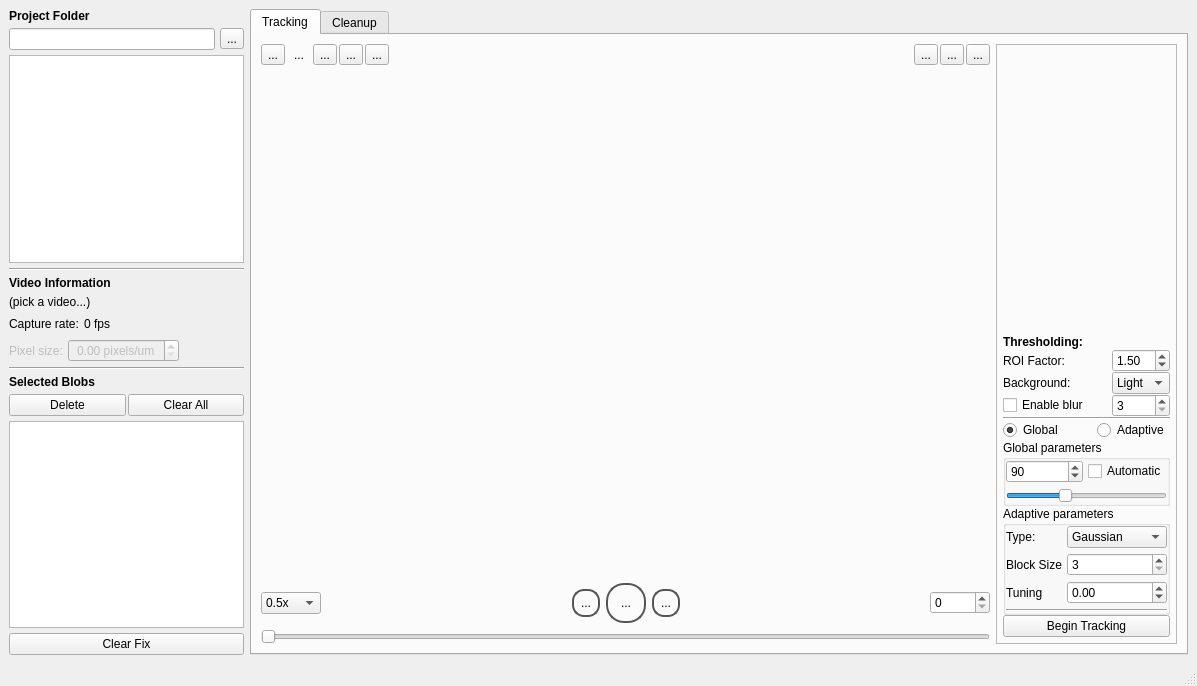
<?xml version="1.0" encoding="UTF-8"?>
<ui version="4.0">
 <class>MainWindow</class>
 <widget class="QMainWindow" name="MainWindow">
  <property name="geometry">
   <rect>
    <x>0</x>
    <y>0</y>
    <width>1197</width>
    <height>686</height>
   </rect>
  </property>
  <property name="windowTitle">
   <string>MainWindow</string>
  </property>
  <widget class="QWidget" name="centralwidget">
   <layout class="QHBoxLayout" name="horizontalLayout_4" stretch="1,4">
    <property name="sizeConstraint">
     <enum>QLayout::SizeConstraint::SetNoConstraint</enum>
    </property>
    <item>
     <layout class="QVBoxLayout" name="leftLayout" stretch="0,0,3,0,0,0,0,0,0,0,0,3,0">
      <property name="spacing">
       <number>5</number>
      </property>
      <item>
       <widget class="QLabel" name="label_11">
        <property name="font">
         <font>
          <bold>true</bold>
         </font>
        </property>
        <property name="text">
         <string>Project Folder</string>
        </property>
       </widget>
      </item>
      <item>
       <layout class="QHBoxLayout" name="dirSelectLayout">
        <item>
         <widget class="QLineEdit" name="dirSelected"/>
        </item>
        <item>
         <widget class="QToolButton" name="selectDirButton">
          <property name="text">
           <string>...</string>
          </property>
         </widget>
        </item>
       </layout>
      </item>
      <item>
       <widget class="VideoFileTreeView" name="videoTreeView">
        <attribute name="headerDefaultSectionSize">
         <number>50</number>
        </attribute>
       </widget>
      </item>
      <item>
       <widget class="Line" name="line_3">
        <property name="orientation">
         <enum>Qt::Orientation::Horizontal</enum>
        </property>
       </widget>
      </item>
      <item>
       <widget class="QLabel" name="label_6">
        <property name="font">
         <font>
          <bold>true</bold>
         </font>
        </property>
        <property name="text">
         <string>Video Information</string>
        </property>
       </widget>
      </item>
      <item>
       <widget class="QLabel" name="videoNameLabel">
        <property name="sizePolicy">
         <sizepolicy hsizetype="MinimumExpanding" vsizetype="Preferred">
          <horstretch>0</horstretch>
          <verstretch>0</verstretch>
         </sizepolicy>
        </property>
        <property name="text">
         <string>(pick a video...)</string>
        </property>
       </widget>
      </item>
      <item>
       <layout class="QHBoxLayout" name="horizontalLayout_8">
        <property name="bottomMargin">
         <number>0</number>
        </property>
        <item>
         <widget class="QLabel" name="label_7">
          <property name="font">
           <font>
            <bold>false</bold>
           </font>
          </property>
          <property name="text">
           <string>Capture rate:</string>
          </property>
         </widget>
        </item>
        <item>
         <widget class="QLabel" name="fpsLabel">
          <property name="sizePolicy">
           <sizepolicy hsizetype="Preferred" vsizetype="Preferred">
            <horstretch>0</horstretch>
            <verstretch>0</verstretch>
           </sizepolicy>
          </property>
          <property name="font">
           <font>
            <italic>false</italic>
            <bold>false</bold>
            <underline>false</underline>
           </font>
          </property>
          <property name="text">
           <string>0 fps</string>
          </property>
          <property name="alignment">
           <set>Qt::AlignmentFlag::AlignCenter</set>
          </property>
         </widget>
        </item>
        <item>
         <spacer name="horizontalSpacer_4">
          <property name="orientation">
           <enum>Qt::Orientation::Horizontal</enum>
          </property>
          <property name="sizeHint" stdset="0">
           <size>
            <width>40</width>
            <height>20</height>
           </size>
          </property>
         </spacer>
        </item>
       </layout>
      </item>
      <item>
       <layout class="QHBoxLayout" name="horizontalLayout_9">
        <property name="bottomMargin">
         <number>0</number>
        </property>
        <item>
         <widget class="QLabel" name="label_8">
          <property name="enabled">
           <bool>false</bool>
          </property>
          <property name="sizePolicy">
           <sizepolicy hsizetype="Preferred" vsizetype="Preferred">
            <horstretch>0</horstretch>
            <verstretch>0</verstretch>
           </sizepolicy>
          </property>
          <property name="minimumSize">
           <size>
            <width>0</width>
            <height>0</height>
           </size>
          </property>
          <property name="text">
           <string>Pixel size:</string>
          </property>
         </widget>
        </item>
        <item>
         <widget class="QDoubleSpinBox" name="pixelSizeSpinBoxD">
          <property name="enabled">
           <bool>false</bool>
          </property>
          <property name="sizePolicy">
           <sizepolicy hsizetype="Minimum" vsizetype="Fixed">
            <horstretch>0</horstretch>
            <verstretch>0</verstretch>
           </sizepolicy>
          </property>
          <property name="minimumSize">
           <size>
            <width>25</width>
            <height>0</height>
           </size>
          </property>
          <property name="alignment">
           <set>Qt::AlignmentFlag::AlignCenter</set>
          </property>
          <property name="suffix">
           <string> pixels/um</string>
          </property>
         </widget>
        </item>
        <item>
         <spacer name="horizontalSpacer_5">
          <property name="orientation">
           <enum>Qt::Orientation::Horizontal</enum>
          </property>
          <property name="sizeHint" stdset="0">
           <size>
            <width>40</width>
            <height>20</height>
           </size>
          </property>
         </spacer>
        </item>
       </layout>
      </item>
      <item>
       <widget class="Line" name="line_6">
        <property name="orientation">
         <enum>Qt::Orientation::Horizontal</enum>
        </property>
       </widget>
      </item>
      <item>
       <widget class="QLabel" name="label_5">
        <property name="font">
         <font>
          <bold>true</bold>
         </font>
        </property>
        <property name="text">
         <string>Selected Blobs</string>
        </property>
       </widget>
      </item>
      <item>
       <layout class="QHBoxLayout" name="horizontalLayout_6">
        <property name="spacing">
         <number>2</number>
        </property>
        <item>
         <widget class="QPushButton" name="deleteButton">
          <property name="text">
           <string>Delete</string>
          </property>
         </widget>
        </item>
        <item>
         <widget class="QPushButton" name="clearAllButton">
          <property name="enabled">
           <bool>true</bool>
          </property>
          <property name="text">
           <string>Clear All</string>
          </property>
         </widget>
        </item>
       </layout>
      </item>
      <item>
       <widget class="QTableView" name="wormTableView">
        <property name="dragDropOverwriteMode">
         <bool>false</bool>
        </property>
        <property name="alternatingRowColors">
         <bool>true</bool>
        </property>
        <property name="selectionBehavior">
         <enum>QAbstractItemView::SelectionBehavior::SelectRows</enum>
        </property>
       </widget>
      </item>
      <item>
       <widget class="QPushButton" name="clearFixButton">
        <property name="enabled">
         <bool>true</bool>
        </property>
        <property name="text">
         <string>Clear Fix</string>
        </property>
       </widget>
      </item>
     </layout>
    </item>
    <item>
     <widget class="QTabWidget" name="tabWidget">
      <property name="tabPosition">
       <enum>QTabWidget::TabPosition::North</enum>
      </property>
      <property name="tabShape">
       <enum>QTabWidget::TabShape::Rounded</enum>
      </property>
      <property name="currentIndex">
       <number>0</number>
      </property>
      <widget class="QWidget" name="trackingTab">
       <attribute name="title">
        <string>Tracking</string>
       </attribute>
       <layout class="QHBoxLayout" name="horizontalLayout_2" stretch="5,1">
        <item>
         <layout class="QVBoxLayout" name="verticalLayout" stretch="0,1,0,0">
          <item>
           <layout class="QHBoxLayout" name="horizontalLayout">
            <property name="spacing">
             <number>2</number>
            </property>
            <item>
             <widget class="QToolButton" name="panModeButton">
              <property name="toolTip">
               <string>Pan/Drag</string>
              </property>
              <property name="statusTip">
               <string>Pan, drag, and zoom</string>
              </property>
              <property name="text">
               <string>...</string>
              </property>
              <property name="icon">
               <iconset resource="resources.qrc">
                <normaloff>:/resources/pan.svg</normaloff>:/resources/pan.svg</iconset>
              </property>
              <property name="checkable">
               <bool>true</bool>
              </property>
              <property name="autoRaise">
               <bool>false</bool>
              </property>
             </widget>
            </item>
            <item>
             <widget class="QToolButton" name="roiModeButton">
              <property name="enabled">
               <bool>true</bool>
              </property>
              <property name="toolTip">
               <string>Draw ROI</string>
              </property>
              <property name="statusTip">
               <string>Draw ROI</string>
              </property>
              <property name="text">
               <string>...</string>
              </property>
              <property name="icon">
               <iconset resource="resources.qrc">
                <normaloff>:/resources/roi.svg</normaloff>:/resources/roi.svg</iconset>
              </property>
              <property name="checkable">
               <bool>true</bool>
              </property>
              <property name="autoRaise">
               <bool>true</bool>
              </property>
             </widget>
            </item>
            <item>
             <widget class="QToolButton" name="cropModeButton">
              <property name="statusTip">
               <string>Crop to ROI</string>
              </property>
              <property name="text">
               <string>...</string>
              </property>
              <property name="icon">
               <iconset resource="resources.qrc">
                <normaloff>:/resources/crop.svg</normaloff>:/resources/crop.svg</iconset>
              </property>
              <property name="checkable">
               <bool>true</bool>
              </property>
             </widget>
            </item>
            <item>
             <widget class="QToolButton" name="selectionModeButton">
              <property name="statusTip">
               <string>Detect</string>
              </property>
              <property name="text">
               <string>...</string>
              </property>
              <property name="icon">
               <iconset resource="resources.qrc">
                <normaloff>:/resources/poke_alt.svg</normaloff>:/resources/poke_alt.svg</iconset>
              </property>
              <property name="checkable">
               <bool>true</bool>
              </property>
             </widget>
            </item>
            <item>
             <widget class="QToolButton" name="trackModeButton">
              <property name="enabled">
               <bool>true</bool>
              </property>
              <property name="toolTip">
               <string>Show/Hide Tracks</string>
              </property>
              <property name="statusTip">
               <string>Show/hide tracks</string>
              </property>
              <property name="text">
               <string>...</string>
              </property>
              <property name="icon">
               <iconset resource="resources.qrc">
                <normaloff>:/resources/trax_alt2.svg</normaloff>:/resources/trax_alt2.svg</iconset>
              </property>
              <property name="checkable">
               <bool>true</bool>
              </property>
             </widget>
            </item>
            <item>
             <spacer name="horizontalSpacer">
              <property name="orientation">
               <enum>Qt::Orientation::Horizontal</enum>
              </property>
              <property name="sizeHint" stdset="0">
               <size>
                <width>40</width>
                <height>20</height>
               </size>
              </property>
             </spacer>
            </item>
            <item>
             <widget class="QToolButton" name="viewThreshButton">
              <property name="statusTip">
               <string>Show/Hide threshold</string>
              </property>
              <property name="text">
               <string>...</string>
              </property>
              <property name="icon">
               <iconset resource="resources.qrc">
                <normaloff>:/resources/thresh_alt.svg</normaloff>:/resources/thresh_alt.svg</iconset>
              </property>
              <property name="checkable">
               <bool>true</bool>
              </property>
             </widget>
            </item>
            <item>
             <widget class="QToolButton" name="viewBlobsButton">
              <property name="text">
               <string>...</string>
              </property>
              <property name="icon">
               <iconset resource="resources.qrc">
                <normaloff>:/resources/poke_alt2.svg</normaloff>:/resources/poke_alt2.svg</iconset>
              </property>
              <property name="checkable">
               <bool>true</bool>
              </property>
             </widget>
            </item>
            <item>
             <widget class="QToolButton" name="viewTracksButton">
              <property name="text">
               <string>...</string>
              </property>
              <property name="icon">
               <iconset resource="resources.qrc">
                <normaloff>:/resources/trax_alt.svg</normaloff>:/resources/trax_alt.svg</iconset>
              </property>
              <property name="checkable">
               <bool>true</bool>
              </property>
             </widget>
            </item>
           </layout>
          </item>
          <item>
           <widget class="VideoLoader" name="videoLoader" native="true"/>
          </item>
          <item>
           <layout class="QHBoxLayout" name="horizontalLayout_7">
            <property name="spacing">
             <number>-1</number>
            </property>
            <property name="bottomMargin">
             <number>0</number>
            </property>
            <item>
             <widget class="QComboBox" name="comboPlaybackSpeed">
              <property name="sizePolicy">
               <sizepolicy hsizetype="Fixed" vsizetype="Fixed">
                <horstretch>0</horstretch>
                <verstretch>0</verstretch>
               </sizepolicy>
              </property>
              <property name="minimumSize">
               <size>
                <width>0</width>
                <height>0</height>
               </size>
              </property>
              <property name="maximumSize">
               <size>
                <width>80</width>
                <height>16777215</height>
               </size>
              </property>
              <item>
               <property name="text">
                <string>0.5x</string>
               </property>
              </item>
              <item>
               <property name="text">
                <string>1.0x</string>
               </property>
              </item>
              <item>
               <property name="text">
                <string>2.5x</string>
               </property>
              </item>
              <item>
               <property name="text">
                <string>5.0x</string>
               </property>
              </item>
              <item>
               <property name="text">
                <string>10.0x</string>
               </property>
              </item>
             </widget>
            </item>
            <item>
             <spacer name="horizontalSpacer_2">
              <property name="orientation">
               <enum>Qt::Orientation::Horizontal</enum>
              </property>
              <property name="sizeHint" stdset="0">
               <size>
                <width>40</width>
                <height>20</height>
               </size>
              </property>
             </spacer>
            </item>
            <item>
             <widget class="QToolButton" name="firstFrameButton">
              <property name="styleSheet">
               <string notr="true">/* Style for our specific Play/Pause button. Give it an object name in C++ */
QToolButton#firstFrameButton {
    /* Make it round */
    border-radius: 12px; /* Half of the button's size (e.g., 50px / 2) */

    /* Define size - necessary for border-radius to work correctly */
    min-width: 24px;
    max-width: 24px;
    min-height:24px;
    max-height: 24px;

    /* Set borders and background */
    border: 2px solid #555; /* Example border */
    background-color: qlineargradient(x1: 0, y1: 0, x2: 0, y2: 1,
                                      stop: 0 #f6f7fa, stop: 1 #dadbde); /* Example gradient background */

    /* Define icon size */
    icon-size: 18px 18px; /* Adjust as needed */
}
</string>
              </property>
              <property name="text">
               <string>...</string>
              </property>
              <property name="icon">
               <iconset theme="QIcon::ThemeIcon::MediaSkipBackward"/>
              </property>
             </widget>
            </item>
            <item>
             <widget class="QToolButton" name="playPauseButton">
              <property name="styleSheet">
               <string notr="true">/* Style for our specific Play/Pause button. Give it an object name in C++ */
QToolButton#playPauseButton {
    /* Make it round */
    border-radius: 18px; /* Half of the button's size (e.g., 50px / 2) */

    /* Define size - necessary for border-radius to work correctly */
    min-width: 36px;
    max-width: 36px;
    min-height:36px;
    max-height: 36px;

    /* Set borders and background */
    border: 2px solid #555; /* Example border */
    background-color: qlineargradient(x1: 0, y1: 0, x2: 0, y2: 1,
                                      stop: 0 #f6f7fa, stop: 1 #dadbde); /* Example gradient background */

    /* Define icon size */
    icon-size: 24px 24px; /* Adjust as needed */
}

/* ----- Optional: Hover and Pressed Effects ----- */

QToolButton#playPauseButton:hover {
    background-color: qlineargradient(x1: 0, y1: 0, x2: 0, y2: 1,
                                      stop: 0 #ffffff, stop: 1 #f0f0f0); /* Lighter on hover */
    border-color: #777;
}

QToolButton#playPauseButton:pressed {
    background-color: qlineargradient(x1: 0, y1: 0, x2: 0, y2: 1,
                                      stop: 0 #dadbde, stop: 1 #f6f7fa); /* Inverted gradient on press */
    border-color: #444;
}

/* Style for when the button is checked AND pressed */
QToolButton#playPauseButton:checked:pressed {
     background-color: qlineargradient(x1: 0, y1: 0, x2: 0, y2: 1,
                                      stop: 0 #cccccc, stop: 1 #e0e0e0); /* Different pressed look when checked */
}

/* Style for when the button is checked AND hovered */
QToolButton#playPauseButton:checked:hover {
     background-color: qlineargradient(x1: 0, y1: 0, x2: 0, y2: 1,
                                      stop: 0 #e8e8e8, stop: 1 #d8d8d8); /* Different hover look when checked */
     border-color: #666;
}</string>
              </property>
              <property name="text">
               <string>...</string>
              </property>
              <property name="icon">
               <iconset theme="QIcon::ThemeIcon::MediaPlaybackStart"/>
              </property>
              <property name="shortcut">
               <string>Space</string>
              </property>
              <property name="checkable">
               <bool>true</bool>
              </property>
             </widget>
            </item>
            <item>
             <widget class="QToolButton" name="lastFrameButton">
              <property name="styleSheet">
               <string notr="true">/* Style for our specific Play/Pause button. Give it an object name in C++ */
QToolButton#lastFrameButton {
    /* Make it round */
    border-radius: 12px; /* Half of the button's size (e.g., 50px / 2) */

    /* Define size - necessary for border-radius to work correctly */
    min-width: 24px;
    max-width: 24px;
    min-height:24px;
    max-height: 24px;

    /* Set borders and background */
    border: 2px solid #555; /* Example border */
    background-color: qlineargradient(x1: 0, y1: 0, x2: 0, y2: 1,
                                      stop: 0 #f6f7fa, stop: 1 #dadbde); /* Example gradient background */

    /* Define icon size */
    icon-size: 18px 18px; /* Adjust as needed */
}
</string>
              </property>
              <property name="text">
               <string>...</string>
              </property>
              <property name="icon">
               <iconset theme="QIcon::ThemeIcon::MediaSkipForward"/>
              </property>
             </widget>
            </item>
            <item>
             <spacer name="horizontalSpacer_3">
              <property name="orientation">
               <enum>Qt::Orientation::Horizontal</enum>
              </property>
              <property name="sizeHint" stdset="0">
               <size>
                <width>40</width>
                <height>20</height>
               </size>
              </property>
             </spacer>
            </item>
            <item>
             <widget class="QSpinBox" name="framePosition">
              <property name="minimumSize">
               <size>
                <width>60</width>
                <height>0</height>
               </size>
              </property>
             </widget>
            </item>
           </layout>
          </item>
          <item>
           <layout class="QHBoxLayout" name="horizontalLayout_3" stretch="1">
            <property name="spacing">
             <number>10</number>
            </property>
            <item>
             <widget class="QSlider" name="frameSlider">
              <property name="orientation">
               <enum>Qt::Orientation::Horizontal</enum>
              </property>
              <property name="tickPosition">
               <enum>QSlider::TickPosition::NoTicks</enum>
              </property>
             </widget>
            </item>
           </layout>
          </item>
         </layout>
        </item>
        <item>
         <widget class="QFrame" name="frame">
          <property name="frameShape">
           <enum>QFrame::Shape::StyledPanel</enum>
          </property>
          <property name="frameShadow">
           <enum>QFrame::Shadow::Sunken</enum>
          </property>
          <layout class="QGridLayout" name="gridLayout" rowstretch="0,0,0,0,0,0,0,0,0,0,0,0,0,0,0,0,0,0,0">
           <property name="leftMargin">
            <number>6</number>
           </property>
           <property name="topMargin">
            <number>6</number>
           </property>
           <property name="rightMargin">
            <number>6</number>
           </property>
           <property name="bottomMargin">
            <number>6</number>
           </property>
           <property name="spacing">
            <number>0</number>
           </property>
           <item row="6" column="0">
            <widget class="QLabel" name="label_9">
             <property name="text">
              <string>ROI Factor:</string>
             </property>
            </widget>
           </item>
           <item row="17" column="0" colspan="3">
            <widget class="QGroupBox" name="adaptiveGroupBox">
             <property name="title">
              <string>Adaptive parameters</string>
             </property>
             <layout class="QGridLayout" name="gridLayout_3">
              <property name="leftMargin">
               <number>0</number>
              </property>
              <property name="topMargin">
               <number>0</number>
              </property>
              <property name="rightMargin">
               <number>0</number>
              </property>
              <property name="bottomMargin">
               <number>0</number>
              </property>
              <property name="spacing">
               <number>5</number>
              </property>
              <item row="2" column="0">
               <widget class="QLabel" name="label_4">
                <property name="text">
                 <string>Tuning</string>
                </property>
               </widget>
              </item>
              <item row="3" column="0" colspan="2">
               <widget class="Line" name="line_2">
                <property name="orientation">
                 <enum>Qt::Orientation::Horizontal</enum>
                </property>
               </widget>
              </item>
              <item row="2" column="1">
               <widget class="QDoubleSpinBox" name="tuningDoubleSpin">
                <property name="minimum">
                 <double>-20.000000000000000</double>
                </property>
                <property name="maximum">
                 <double>20.000000000000000</double>
                </property>
                <property name="singleStep">
                 <double>0.500000000000000</double>
                </property>
               </widget>
              </item>
              <item row="1" column="1">
               <widget class="QSpinBox" name="blockSizeSpin">
                <property name="minimum">
                 <number>3</number>
                </property>
                <property name="singleStep">
                 <number>2</number>
                </property>
               </widget>
              </item>
              <item row="1" column="0">
               <widget class="QLabel" name="label_3">
                <property name="text">
                 <string>Block Size</string>
                </property>
               </widget>
              </item>
              <item row="0" column="1">
               <widget class="QComboBox" name="adaptiveTypeCombo">
                <property name="minimumSize">
                 <size>
                  <width>100</width>
                  <height>0</height>
                 </size>
                </property>
                <item>
                 <property name="text">
                  <string>Gaussian</string>
                 </property>
                </item>
                <item>
                 <property name="text">
                  <string>Mean</string>
                 </property>
                </item>
               </widget>
              </item>
              <item row="0" column="0">
               <widget class="QLabel" name="label_2">
                <property name="text">
                 <string>Type:</string>
                </property>
               </widget>
              </item>
             </layout>
            </widget>
           </item>
           <item row="10" column="2">
            <widget class="QSpinBox" name="blurKernelSpin">
             <property name="minimum">
              <number>3</number>
             </property>
             <property name="singleStep">
              <number>2</number>
             </property>
            </widget>
           </item>
           <item row="16" column="0" colspan="3">
            <widget class="QGroupBox" name="globalGroupBox">
             <property name="title">
              <string>Global parameters</string>
             </property>
             <property name="flat">
              <bool>false</bool>
             </property>
             <property name="checkable">
              <bool>false</bool>
             </property>
             <layout class="QGridLayout" name="gridLayout_2">
              <property name="leftMargin">
               <number>0</number>
              </property>
              <property name="topMargin">
               <number>0</number>
              </property>
              <property name="rightMargin">
               <number>0</number>
              </property>
              <property name="bottomMargin">
               <number>0</number>
              </property>
              <property name="spacing">
               <number>5</number>
              </property>
              <item row="1" column="0" colspan="2">
               <widget class="QSlider" name="globalThreshSlider">
                <property name="enabled">
                 <bool>true</bool>
                </property>
                <property name="maximum">
                 <number>255</number>
                </property>
                <property name="value">
                 <number>90</number>
                </property>
                <property name="orientation">
                 <enum>Qt::Orientation::Horizontal</enum>
                </property>
               </widget>
              </item>
              <item row="0" column="0">
               <widget class="QSpinBox" name="globalThreshValueSpin">
                <property name="enabled">
                 <bool>true</bool>
                </property>
                <property name="maximum">
                 <number>255</number>
                </property>
                <property name="value">
                 <number>90</number>
                </property>
               </widget>
              </item>
              <item row="0" column="1">
               <widget class="QCheckBox" name="globalThreshAutoCheck">
                <property name="text">
                 <string>Automatic</string>
                </property>
                <property name="checked">
                 <bool>false</bool>
                </property>
               </widget>
              </item>
             </layout>
            </widget>
           </item>
           <item row="10" column="0" colspan="2">
            <widget class="QCheckBox" name="blurCheck">
             <property name="text">
              <string>Enable blur</string>
             </property>
            </widget>
           </item>
           <item row="18" column="0" colspan="3">
            <widget class="QPushButton" name="trackingDialogButton">
             <property name="text">
              <string>Begin Tracking</string>
             </property>
            </widget>
           </item>
           <item row="6" column="2">
            <widget class="QDoubleSpinBox" name="roiFactorSpinBoxD">
             <property name="singleStep">
              <double>0.050000000000000</double>
             </property>
             <property name="value">
              <double>1.500000000000000</double>
             </property>
            </widget>
           </item>
           <item row="2" column="0" colspan="3">
            <widget class="MiniVideoLoader" name="miniVideoLoader" native="true"/>
           </item>
           <item row="9" column="2">
            <widget class="QComboBox" name="bgCombo">
             <property name="sizePolicy">
              <sizepolicy hsizetype="Preferred" vsizetype="Fixed">
               <horstretch>0</horstretch>
               <verstretch>0</verstretch>
              </sizepolicy>
             </property>
             <property name="minimumSize">
              <size>
               <width>50</width>
               <height>0</height>
              </size>
             </property>
             <property name="currentIndex">
              <number>0</number>
             </property>
             <item>
              <property name="text">
               <string>Light</string>
              </property>
             </item>
             <item>
              <property name="text">
               <string>Dark</string>
              </property>
             </item>
            </widget>
           </item>
           <item row="12" column="0" colspan="3">
            <widget class="Line" name="line">
             <property name="orientation">
              <enum>Qt::Orientation::Horizontal</enum>
             </property>
            </widget>
           </item>
           <item row="13" column="0" colspan="3">
            <layout class="QHBoxLayout" name="horizontalLayout_5">
             <property name="spacing">
              <number>20</number>
             </property>
             <item>
              <widget class="QRadioButton" name="globalRadio">
               <property name="text">
                <string>Global</string>
               </property>
               <property name="checked">
                <bool>true</bool>
               </property>
              </widget>
             </item>
             <item>
              <widget class="QRadioButton" name="adaptiveRadio">
               <property name="text">
                <string>Adaptive</string>
               </property>
               <property name="checked">
                <bool>false</bool>
               </property>
              </widget>
             </item>
            </layout>
           </item>
           <item row="4" column="0">
            <widget class="QLabel" name="labelThresholding">
             <property name="sizePolicy">
              <sizepolicy hsizetype="Preferred" vsizetype="Preferred">
               <horstretch>0</horstretch>
               <verstretch>0</verstretch>
              </sizepolicy>
             </property>
             <property name="font">
              <font>
               <bold>true</bold>
              </font>
             </property>
             <property name="text">
              <string>Thresholding:</string>
             </property>
            </widget>
           </item>
           <item row="9" column="0">
            <widget class="QLabel" name="label">
             <property name="sizePolicy">
              <sizepolicy hsizetype="Preferred" vsizetype="Fixed">
               <horstretch>0</horstretch>
               <verstretch>0</verstretch>
              </sizepolicy>
             </property>
             <property name="text">
              <string>Background:</string>
             </property>
            </widget>
           </item>
           <item row="3" column="0" colspan="3">
            <spacer name="verticalSpacer">
             <property name="orientation">
              <enum>Qt::Orientation::Vertical</enum>
             </property>
             <property name="sizeHint" stdset="0">
              <size>
               <width>20</width>
               <height>40</height>
              </size>
             </property>
            </spacer>
           </item>
          </layout>
         </widget>
        </item>
       </layout>
      </widget>
      <widget class="QWidget" name="cleanupTab">
       <attribute name="title">
        <string>Cleanup</string>
       </attribute>
       <layout class="QGridLayout" name="gridLayout_4">
        <property name="leftMargin">
         <number>10</number>
        </property>
        <property name="topMargin">
         <number>10</number>
        </property>
        <property name="rightMargin">
         <number>10</number>
        </property>
        <property name="bottomMargin">
         <number>10</number>
        </property>
        <item row="0" column="0">
         <widget class="QFrame" name="frame_2">
          <property name="frameShape">
           <enum>QFrame::Shape::StyledPanel</enum>
          </property>
          <property name="frameShadow">
           <enum>QFrame::Shadow::Raised</enum>
          </property>
          <layout class="QVBoxLayout" name="verticalLayout_2">
           <property name="leftMargin">
            <number>6</number>
           </property>
           <property name="topMargin">
            <number>6</number>
           </property>
           <property name="rightMargin">
            <number>6</number>
           </property>
           <property name="bottomMargin">
            <number>6</number>
           </property>
           <item>
            <widget class="Line" name="line_5">
             <property name="orientation">
              <enum>Qt::Orientation::Horizontal</enum>
             </property>
            </widget>
           </item>
           <item>
            <layout class="QGridLayout" name="gridLayout_6" columnstretch="0,1">
             <property name="leftMargin">
              <number>6</number>
             </property>
             <property name="topMargin">
              <number>0</number>
             </property>
             <property name="rightMargin">
              <number>6</number>
             </property>
             <item row="2" column="1">
              <widget class="QPushButton" name="retrackButton">
               <property name="text">
                <string>Retrack</string>
               </property>
              </widget>
             </item>
             <item row="0" column="0" colspan="2">
              <widget class="QLabel" name="label_10">
               <property name="font">
                <font>
                 <bold>true</bold>
                </font>
               </property>
               <property name="text">
                <string>Tracking reruns</string>
               </property>
              </widget>
             </item>
             <item row="2" column="0">
              <widget class="QComboBox" name="comboRetrackBlobs">
               <property name="modelColumn">
                <number>0</number>
               </property>
              </widget>
             </item>
             <item row="1" column="1">
              <widget class="QTableView" name="annoTableView"/>
             </item>
            </layout>
           </item>
          </layout>
         </widget>
        </item>
       </layout>
      </widget>
     </widget>
    </item>
   </layout>
  </widget>
  <widget class="QMenuBar" name="menubar">
   <property name="geometry">
    <rect>
     <x>0</x>
     <y>0</y>
     <width>1197</width>
     <height>24</height>
    </rect>
   </property>
  </widget>
  <widget class="QStatusBar" name="statusbar"/>
 </widget>
 <customwidgets>
  <customwidget>
   <class>VideoLoader</class>
   <extends>QWidget</extends>
   <header>videoloader.h</header>
   <container>1</container>
  </customwidget>
  <customwidget>
   <class>VideoFileTreeView</class>
   <extends>QTreeView</extends>
   <header>videofiletreeview.h</header>
  </customwidget>
  <customwidget>
   <class>MiniVideoLoader</class>
   <extends>QWidget</extends>
   <header>minivideoloader.h</header>
   <container>1</container>
  </customwidget>
 </customwidgets>
 <resources>
  <include location="resources.qrc"/>
 </resources>
 <connections/>
</ui>
